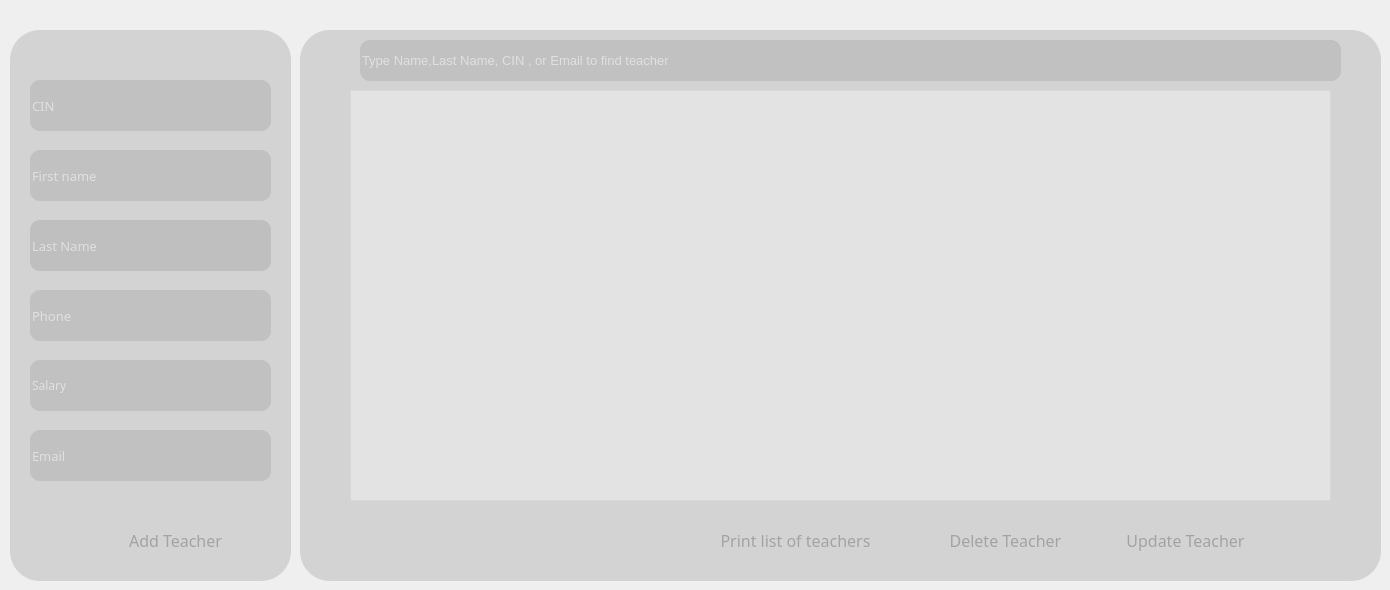
       <widget class="QWidget" name="teachers">
        <attribute name="title">
         <string>Manage Teachers</string>
        </attribute>
        <widget class="QLineEdit" name="email">
         <property name="geometry">
          <rect>
           <x>30</x>
           <y>430</y>
           <width>241</width>
           <height>51</height>
          </rect>
         </property>
         <property name="font">
          <font>
           <family>Roboto Slab Light</family>
           <pointsize>10</pointsize>
          </font>
         </property>
         <property name="styleSheet">
          <string notr="true">background-color: rgba(159, 159, 159,90);
border-radius:10px;
color:white
</string>
         </property>
         <property name="text">
          <string/>
         </property>
         <property name="placeholderText">
          <string>Email</string>
         </property>
        </widget>
        <widget class="QLineEdit" name="lastname">
         <property name="geometry">
          <rect>
           <x>30</x>
           <y>220</y>
           <width>241</width>
           <height>51</height>
          </rect>
         </property>
         <property name="font">
          <font>
           <family>Roboto Slab Light</family>
           <pointsize>10</pointsize>
          </font>
         </property>
         <property name="styleSheet">
          <string notr="true">background-color: rgba(159, 159, 159,95);
border-radius:10px;
color:white</string>
         </property>
         <property name="placeholderText">
          <string notr="true">Last Name</string>
         </property>
        </widget>
        <widget class="QLineEdit" name="cin">
         <property name="geometry">
          <rect>
           <x>30</x>
           <y>80</y>
           <width>241</width>
           <height>51</height>
          </rect>
         </property>
         <property name="font">
          <font>
           <family>Roboto Slab Light</family>
           <pointsize>10</pointsize>
          </font>
         </property>
         <property name="autoFillBackground">
          <bool>false</bool>
         </property>
         <property name="styleSheet">
          <string notr="true">background-color: rgba(159, 159, 159,90);
border-radius:10px;
color:white</string>
         </property>
         <property name="placeholderText">
          <string>CIN</string>
         </property>
         <property name="clearButtonEnabled">
          <bool>false</bool>
         </property>
        </widget>
        <widget class="QLineEdit" name="phone">
         <property name="geometry">
          <rect>
           <x>30</x>
           <y>290</y>
           <width>241</width>
           <height>51</height>
          </rect>
         </property>
         <property name="font">
          <font>
           <family>Roboto Slab Light</family>
           <pointsize>10</pointsize>
          </font>
         </property>
         <property name="styleSheet">
          <string notr="true">background-color: rgba(159, 159, 159,90);
border-radius:10px;
color:white</string>
         </property>
         <property name="placeholderText">
          <string>Phone</string>
         </property>
        </widget>
        <widget class="QPushButton" name="addTeacher">
         <property name="geometry">
          <rect>
           <x>90</x>
           <y>520</y>
           <width>171</width>
           <height>41</height>
          </rect>
         </property>
         <property name="font">
          <font>
           <family>Roboto Slab Medium</family>
           <pointsize>12</pointsize>
          </font>
         </property>
         <property name="styleSheet">
          <string notr="true">#addTeacher{

background: rgba(255, 255, 255,100);
border-image: url(:/img/b_l_n.png);
border:none;
	color: rgb(255, 255, 255);
padding:0px;
background:none;
color:#a3a3a3;
}
#addTeacher:pressed{
border-image:url(:/img/b_l_p.png);}
</string>
         </property>
         <property name="text">
          <string>Add Teacher</string>
         </property>
        </widget>
        <widget class="QLineEdit" name="salary">
         <property name="geometry">
          <rect>
           <x>30</x>
           <y>360</y>
           <width>241</width>
           <height>51</height>
          </rect>
         </property>
         <property name="font">
          <font>
           <family>Roboto Slab Light</family>
           <pointsize>9</pointsize>
          </font>
         </property>
         <property name="styleSheet">
          <string notr="true">background-color: rgba(159, 159, 159,90);
border-radius:10px;
color:white</string>
         </property>
         <property name="placeholderText">
          <string>Salary</string>
         </property>
        </widget>
        <widget class="QLineEdit" name="name">
         <property name="geometry">
          <rect>
           <x>30</x>
           <y>150</y>
           <width>241</width>
           <height>51</height>
          </rect>
         </property>
         <property name="font">
          <font>
           <family>Roboto Slab Light</family>
           <pointsize>10</pointsize>
          </font>
         </property>
         <property name="styleSheet">
          <string notr="true">background-color: rgba(159, 159, 159,90);
border-radius:10px;
color:white</string>
         </property>
         <property name="placeholderText">
          <string>First name</string>
         </property>
        </widget>
        <widget class="QTableView" name="tabTeacher">
         <property name="geometry">
          <rect>
           <x>350</x>
           <y>90</y>
           <width>981</width>
           <height>411</height>
          </rect>
         </property>
         <property name="styleSheet">
          <string notr="true">background: rgba(255, 255, 255,95);
font: 10pt &quot;Roboto Slab Light&quot;;

color:black;</string>
         </property>
        </widget>
        <widget class="QLineEdit" name="find">
         <property name="geometry">
          <rect>
           <x>360</x>
           <y>40</y>
           <width>981</width>
           <height>41</height>
          </rect>
         </property>
         <property name="font">
          <font>
           <pointsize>10</pointsize>
          </font>
         </property>
         <property name="styleSheet">
          <string notr="true">background-color: rgba(159, 159, 159,90);
border-radius:10px;
color:white;
</string>
         </property>
         <property name="placeholderText">
          <string>Type Name,Last Name, CIN , or Email to find teacher</string>
         </property>
        </widget>
        <widget class="QPushButton" name="deleteTeacher">
         <property name="geometry">
          <rect>
           <x>920</x>
           <y>520</y>
           <width>171</width>
           <height>41</height>
          </rect>
         </property>
         <property name="font">
          <font>
           <family>Roboto Slab Medium</family>
           <pointsize>12</pointsize>
          </font>
         </property>
         <property name="styleSheet">
          <string notr="true">#deleteTeacher{

background: rgba(255, 255, 255,100);
border-image: url(:/img/b_l_n.png);
border:none;
	color: rgb(255, 255, 255);
padding:0px;
background:none;
color:#a3a3a3;
}
#deleteTeacher:pressed{
border-image:url(:/img/b_l_p.png);}
</string>
         </property>
         <property name="text">
          <string>Delete Teacher</string>
         </property>
        </widget>
        <widget class="QPushButton" name="updateTeacher">
         <property name="geometry">
          <rect>
           <x>1100</x>
           <y>520</y>
           <width>171</width>
           <height>41</height>
          </rect>
         </property>
         <property name="font">
          <font>
           <family>Roboto Slab Medium</family>
           <pointsize>12</pointsize>
          </font>
         </property>
         <property name="styleSheet">
          <string notr="true">#updateTeacher{

background: rgba(255, 255, 255,100);
border-image: url(:/img/b_l_n.png);
border:none;
	color: rgb(255, 255, 255);
padding:0px;
background:none;
color:#a3a3a3;
}
#updateTeacher:pressed{
border-image:url(:/img/b_l_p.png);}
</string>
         </property>
         <property name="text">
          <string>Update Teacher</string>
         </property>
        </widget>
        <widget class="QPushButton" name="print">
         <property name="geometry">
          <rect>
           <x>680</x>
           <y>520</y>
           <width>231</width>
           <height>41</height>
          </rect>
         </property>
         <property name="font">
          <font>
           <family>Roboto Slab Medium</family>
           <pointsize>12</pointsize>
          </font>
         </property>
         <property name="styleSheet">
          <string notr="true">#print{

background: rgba(255, 255, 255,100);
border-image: url(:/img/b_l_n.png);
border:none;
	color: rgb(255, 255, 255);

padding:0px;
background:none;
color:#a3a3a3;
}
#print:pressed{
border-image:url(:/img/b_l_p.png);}
</string>
         </property>
         <property name="text">
          <string>Print list of teachers</string>
         </property>
        </widget>
        <widget class="QLineEdit" name="avgSalary">
         <property name="geometry">
          <rect>
           <x>330</x>
           <y>520</y>
           <width>301</width>
           <height>41</height>
          </rect>
         </property>
         <property name="font">
          <font>
           <family>Roboto Slab Medium</family>
           <pointsize>12</pointsize>
          </font>
         </property>
         <property name="styleSheet">
          <string notr="true">color:white;
background:transparent;
border:transparent;</string>
         </property>
         <property name="frame">
          <bool>true</bool>
         </property>
         <property name="readOnly">
          <bool>true</bool>
         </property>
         <property name="clearButtonEnabled">
          <bool>false</bool>
         </property>
        </widget>
        <widget class="QWidget" name="widget_6" native="true">
         <property name="geometry">
          <rect>
           <x>10</x>
           <y>30</y>
           <width>281</width>
           <height>551</height>
          </rect>
         </property>
         <property name="styleSheet">
          <string notr="true">background-color: rgba(159, 159, 159,90);
border-radius:30px;</string>
         </property>
        </widget>
        <widget class="QWidget" name="widget_7" native="true">
         <property name="geometry">
          <rect>
           <x>300</x>
           <y>30</y>
           <width>1081</width>
           <height>551</height>
          </rect>
         </property>
         <property name="styleSheet">
          <string notr="true">background-color: rgba(159, 159, 159,90);
border-radius:30px;</string>
         </property>
        </widget>
        <zorder>widget_7</zorder>
        <zorder>widget_6</zorder>
        <zorder>email</zorder>
        <zorder>lastname</zorder>
        <zorder>cin</zorder>
        <zorder>phone</zorder>
        <zorder>addTeacher</zorder>
        <zorder>salary</zorder>
        <zorder>name</zorder>
        <zorder>tabTeacher</zorder>
        <zorder>find</zorder>
        <zorder>deleteTeacher</zorder>
        <zorder>updateTeacher</zorder>
        <zorder>print</zorder>
        <zorder>avgSalary</zorder>
       </widget>
